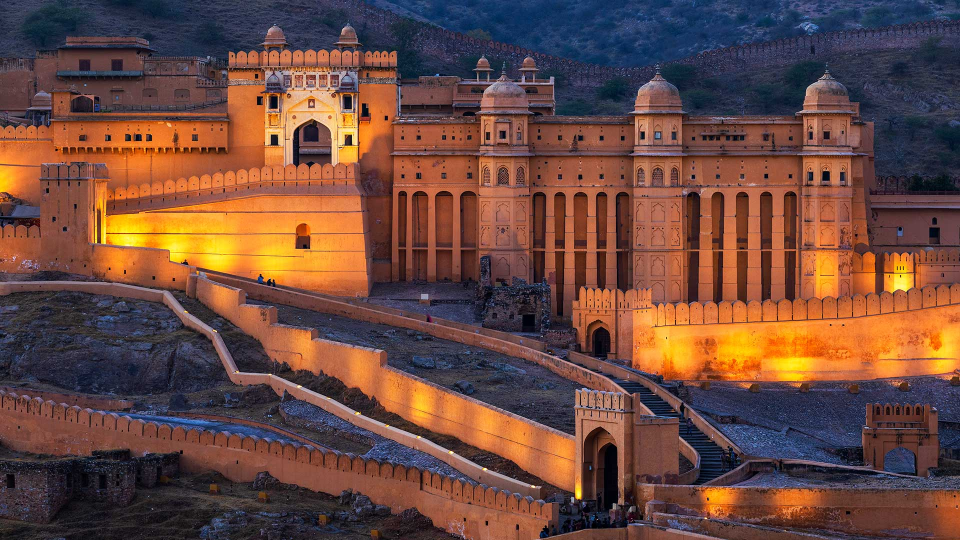
#> input picture Lesson8/example.jpg, 1920 x 1080 px (shown at 1/2 size)
$ python main.py
#> lines starting #> are read from the running program, lines starting #| are printed output that depends on the picture
import cv2
import matplotlib.pyplot as plt

img = cv2.imread('example.jpg')
#> img is the input picture: shape (1080, 1920, 3); mean B, G, R 63.2, 73.3, 108.6

img_rgb = cv2.cvtColor(img, cv2.COLOR_BGR2RGB)
plt.imshow(img_rgb)
plt.title("RGB Image")
plt.show()

grey_image = cv2.cvtColor(img, cv2.COLOR_BGR2GRAY)
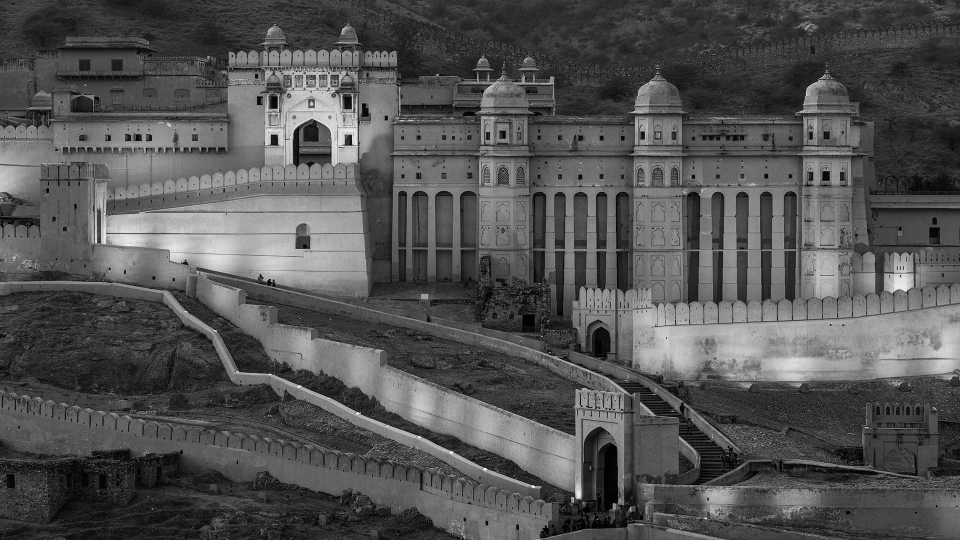
#> grey_image: shape (1080, 1920) (shown at 1/2 size); min 0, max 253, mean 82.7
plt.imshow(grey_image, cmap='gray')
plt.title("Grayscale Image")
plt.show()

cropped_img = img[100:300, 200:400]
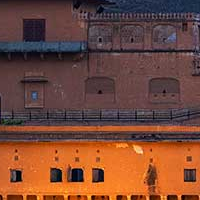
#> cropped_img: shape (200, 200, 3); mean B, G, R 56.1, 71.6, 116.4
cropped_rgb = cv2.cvtColor(cropped_img, cv2.COLOR_BGR2RGB)
plt.imshow(cropped_img)
plt.title("Cropped Region")
plt.show()
